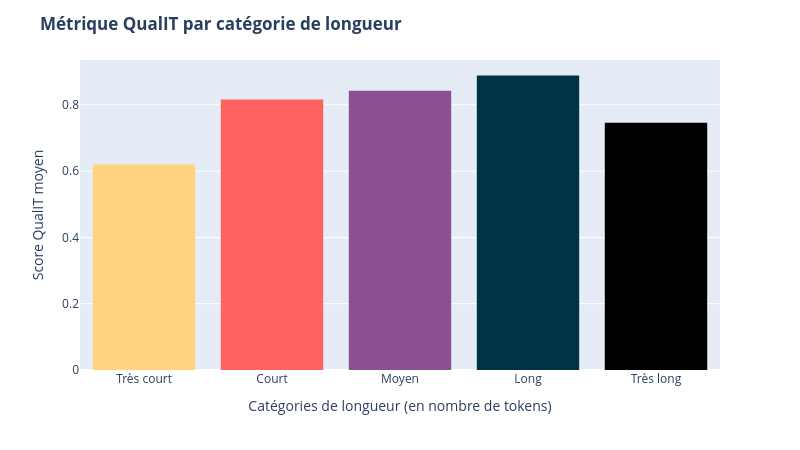

This figure's notebook cell:
### Code cell
# Version avec les bins équlibrées
fig1 = px.histogram(
    df, x="contrib_tokens_bins", y="C", histfunc="avg", color="contrib_tokens_bins",
    color_discrete_sequence=["#ffd380", "#ff6361", "#8a508f", "#003348", "#000000"],
    category_orders={
        "contrib_tokens_bins": ["Très court", "Court", "Moyen", "Long", "Très long"]
    }
)
fig1.update_layout(
    title={"text": "<b>Métrique QualIT par catégorie de longueur<b>"}, 
    xaxis_title="Catégories de longueur (en nombre de tokens)", 
    yaxis_title="Score QualIT moyen", 
    width=800, height=450, showlegend=False
)
fig1.update_traces(
    hovertemplate =
        "Catégorie de longueur = %{x}<br>" \
        "Score QualIT moyen = %{y}<extra></extra>"
)
# Version avec les bins fixes
fig2 = px.histogram(
    df, x="contrib_tokens_bins_fixe", y="C", histfunc="avg", color="contrib_tokens_bins_fixe",
    color_discrete_sequence=["#ffd380", "#ff6361", "#8a508f", "#000000"],
    category_orders={
        "contrib_tokens_bins_fixe": ["Très court (0-50)", "Court (51-100)", "Moyen (101-200)", "Long (+200)"]
    }
)
fig2.update_layout(
    title={"text": "<b>Métrique QualIT par catégorie de longueur<b>"}, 
    xaxis_title="Catégories de longueur (en nombre de tokens)", 
    yaxis_title="Score QualIT moyen", 
    width=800, height=450, showlegend=False
)
fig2.update_traces(
    hovertemplate =
        "Catégorie de longueur = %{x}<br>" \
        "Score QualIT moyen = %{y}<extra></extra>"
)

# Affichage des figures
fig1.show()
fig2.show()

### Figure 1 — Plotly figure (JSON) as saved in the notebook; plotly's stock layout.template omitted (floating-point values rounded to 4 significant figures)
{"data": [{"bingroup": "x", "histfunc": "avg", "hovertemplate": "Catégorie de longueur = %{x}<br>Score QualIT moyen = %{y}<extra></extra>", "legendgroup": "Très court", "marker": {"color": "#ffd380", "pattern": {"shape": ""}}, "name": "Très court", "orientation": "v", "showlegend": true, "type": "histogram", "x": ["Très court", "Très court", "Très court", "Très court", "Très court", "Très court", "Très court", "Très court", "Très court", "Très court", "Très court", "Très court", "Très court", "Très court", "Très court", "Très court", "Très court", "Très court", "Très court", "Très court", "Très court", "Très court", "Très court", "Très court", "Très court", "Très court", "Très court", "Très court", "Très court", "Très court", "Très court", "Très court", "Très court", "Très court", "Très court", "Très court", "Très court", "Très court", "Très court", "Très court", "Très court"], "xaxis": "x", "y": [0.07174, 0.1269, 0.1269, 0.1269, 0.9844, 0.9794, 1.0, 1.0, 1.0, 0.7355, 1.0, 0.5647, 0.751, 0.472, 0.756, 0.6252, 0.7266, 0.3328, 0.6912, 0.1313, 0.2911, 0.6763, 0.7189, 0.7397, 0.82, 0.6974, 0.7865, 0.5636, 0.8626, 0.3677, 0.6082, 0.7379, 0.7595, 0.7863, 0.8675, 0.6656, 0.6246, 0.5932, 0.54, 0.4768, 0.03379], "yaxis": "y"}, {"bingroup": "x", "histfunc": "avg", "hovertemplate": "Catégorie de longueur = %{x}<br>Score QualIT moyen = %{y}<extra></extra>", "legendgroup": "Court", "marker": {"color": "#ff6361", "pattern": {"shape": ""}}, "name": "Court", "orientation": "v", "showlegend": true, "type": "histogram", "x": ["Court", "Court", "Court", "Court", "Court", "Court", "Court", "Court", "Court", "Court", "Court", "Court", "Court", "Court", "Court", "Court", "Court", "Court", "Court", "Court", "Court", "Court", "Court", "Court", "Court", "Court", "Court", "Court", "Court", "Court", "Court", "Court", "Court", "Court", "Court", "Court", "Court", "Court", "Court"], "xaxis": "x", "y": [0.9862, 0.9445, 0.9602, 0.9684, 0.9323, 0.9711, 0.988, 0.9752, 0.8972, 0.8286, 0.7529, 0.8033, 0.961, 0.8387, 0.1192, 0.983, 0.9918, 0.8982, 0.9684, 0.7567, 0.7567, 0.8648, 0.9124, 0.935, 0.9118, 0.4891, 0.5658, 0.6707, 0.8366, 0.7795, 0.7526, 0.7286, 0.7116, 0.7674, 0.721, 0.6556, 0.7421, 0.7125, 0.776], "yaxis": "y"}, {"bingroup": "x", "histfunc": "avg", "hovertemplate": "Catégorie de longueur = %{x}<br>Score QualIT moyen = %{y}<extra></extra>", "legendgroup": "Moyen", "marker": {"color": "#8a508f", "pattern": {"shape": ""}}, "name": "Moyen", "orientation": "v", "showlegend": true, "type": "histogram", "x": ["Moyen", "Moyen", "Moyen", "Moyen", "Moyen", "Moyen", "Moyen", "Moyen", "Moyen", "Moyen", "Moyen", "Moyen", "Moyen", "Moyen", "Moyen", "Moyen", "Moyen", "Moyen", "Moyen", "Moyen", "Moyen", "Moyen", "Moyen", "Moyen", "Moyen", "Moyen", "Moyen", "Moyen", "Moyen", "Moyen", "Moyen", "Moyen", "Moyen", "Moyen", "Moyen", "Moyen", "Moyen", "Moyen", "Moyen", "Moyen"], "xaxis": "x", "y": [0.03166, 0.7466, 0.9598, 0.02465, 0.9539, 0.9494, 0.9666, 0.9528, 0.854, 0.9255, 0.983, 0.9511, 0.9278, 0.9504, 0.8892, 0.899, 0.9695, 0.9166, 0.9085, 0.9938, 0.9487, 0.9069, 0.7993, 0.8755, 0.9303, 0.8618, 0.9101, 0.8847, 0.9244, 0.8811, 0.7949, 0.8378, 0.9353, 0.7316, 0.7789, 0.7037, 0.7844, 0.8239, 0.8903, 0.7408], "yaxis": "y"}, {"bingroup": "x", "histfunc": "avg", "hovertemplate": "Catégorie de longueur = %{x}<br>Score QualIT moyen = %{y}<extra></extra>", "legendgroup": "Long", "marker": {"color": "#003348", "pattern": {"shape": ""}}, "name": "Long", "orientation": "v", "showlegend": true, "type": "histogram", "x": ["Long", "Long", "Long", "Long", "Long", "Long", "Long", "Long", "Long", "Long", "Long", "Long", "Long", "Long", "Long", "Long", "Long", "Long", "Long", "Long", "Long", "Long", "Long", "Long", "Long", "Long", "Long", "Long", "Long", "Long", "Long", "Long", "Long", "Long", "Long", "Long", "Long", "Long", "Long", "Long", "Long"], "xaxis": "x", "y": [0.9203, 0.8624, 0.9211, 0.8929, 0.9244, 0.9223, 0.9198, 0.9633, 0.9584, 0.9759, 0.9643, 0.9766, 0.9373, 0.9749, 0.9604, 0.9434, 0.875, 0.9218, 0.8986, 0.9273, 0.9589, 0.8837, 0.9708, 0.9543, 0.7884, 0.9235, 0.9317, 0.8258, 0.9673, 0.8527, 0.8173, 0.7437, 0.892, 0.5177, 0.8728, 0.8448, 0.7751, 0.8242, 0.8086, 0.9146, 0.7129], "yaxis": "y"}, {"bingroup": "x", "histfunc": "avg", "hovertemplate": "Catégorie de longueur = %{x}<br>Score QualIT moyen = %{y}<extra></extra>", "legendgroup": "Très long", "marker": {"color": "#000000", "pattern": {"shape": ""}}, "name": "Très long", "orientation": "v", "showlegend": true, "type": "histogram", "x": ["Très long", "Très long", "Très long", "Très long", "Très long", "Très long", "Très long", "Très long", "Très long", "Très long", "Très long", "Très long", "Très long", "Très long", "Très long", "Très long", "Très long", "Très long", "Très long", "Très long", "Très long", "Très long", "Très long", "Très long", "Très long", "Très long", "Très long", "Très long", "Très long", "Très long", "Très long", "Très long", "Très long", "Très long", "Très long", "Très long", "Très long", "Très long", "Très long"], "xaxis": "x", "y": [0.02215, 0.1894, 0.1489, 0.07161, 0.9542, 0.09158, 0.9251, 0.8908, 0.9084, 0.793, 0.8505, 0.8239, 0.779, 0.937, 0.7163, 0.7418, 0.8689, 0.9147, 0.8928, 0.9739, 0.8542, 0.7087, 0.8702, 0.9594, 0.8455, 0.9116, 0.918, 0.9622, 0.8866, 0.8455, 0.6261, 0.7706, 0.7466, 0.7662, 0.8616, 0.85, 0.7435, 0.7844, 0.6844], "yaxis": "y"}], "layout": {"barmode": "relative", "height": 450, "legend": {"title": {"text": "contrib_tokens_bins"}, "tracegroupgap": 0}, "margin": {"t": 60}, "showlegend": false, "title": {"text": "<b>Métrique QualIT par catégorie de longueur<b>"}, "width": 800, "xaxis": {"anchor": "y", "categoryarray": ["Très court", "Court", "Moyen", "Long", "Très long"], "categoryorder": "array", "domain": [0, 1], "title": {"text": "Catégories de longueur (en nombre de tokens)"}}, "yaxis": {"anchor": "x", "domain": [0, 1], "title": {"text": "Score QualIT moyen"}}}}
